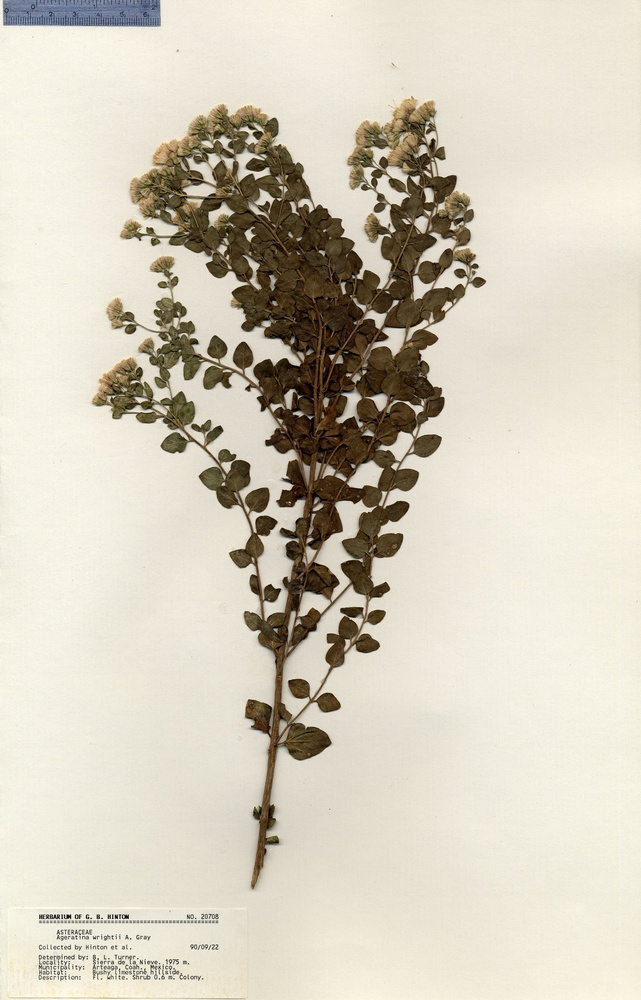
%> input picture SandboxFunctions/POC_Images/Asteraceae_Ageratina_wrightii.jpg, 641 x 1000 px, shrunk from 3283 x 5119 before the run
$ octave --eval "result = ImagePreProcessing(imread('POC_Images/Asteraceae_Ageratina_wrightii.jpg'));"   (GNU Octave 9; MATLAB toolbox functions it lacks are replaced by stand-ins)
%> lines starting %> are read from the running program, lines starting %| are printed output that depends on the picture; in (x1, y1, x2, y2) boxes, pixels count from 0 and x2, y2 are one past the last pixel; in counts of white or black regions, pixels touching at a corner belong together; the program's own positions count from 1
function [Binary,GradMag,Iobrcbr,BinaryCorrected] = ImagePreProcessing(Image)
[~,~,d] = size(Image);
%> d = 3
if d>1
    Image = rgb2gray(Image);
end
Binary = imbinarize(Image);
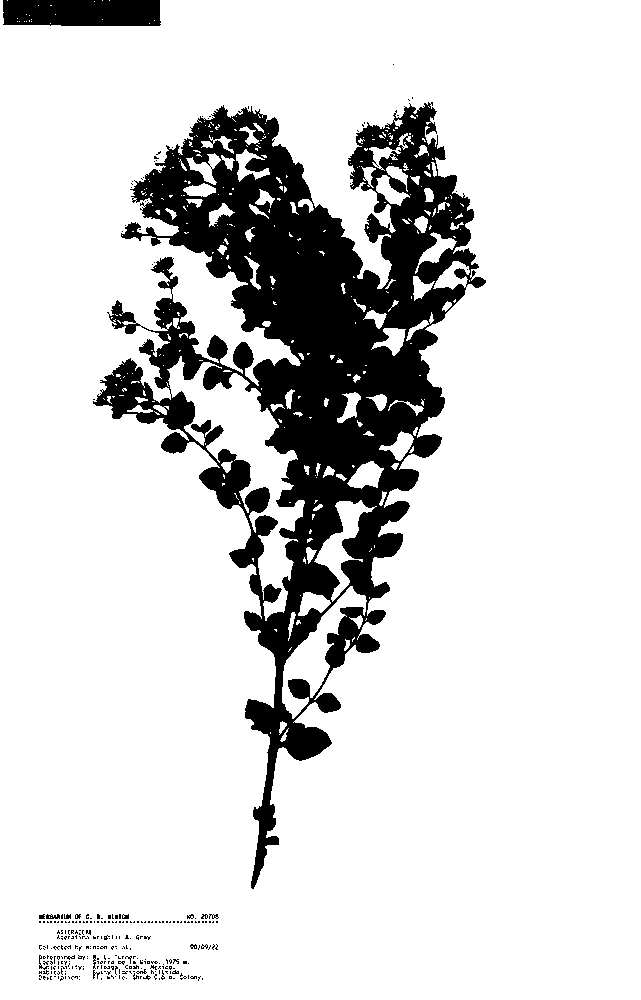
%> Binary: size 1000x641 logical; 84.3% white; 301 black regions (285 under 20 px), largest, box (x1, y1, x2, y2) and area: (93, 102, 486, 889) 94589, (3, 0, 161, 26) 3998, (46, 914, 60, 919) 50
hy = fspecial('sobel');
hx = hy';
Iy = imfilter(double(Image), hy, 'replicate');
Ix = imfilter(double(Image), hx, 'replicate');
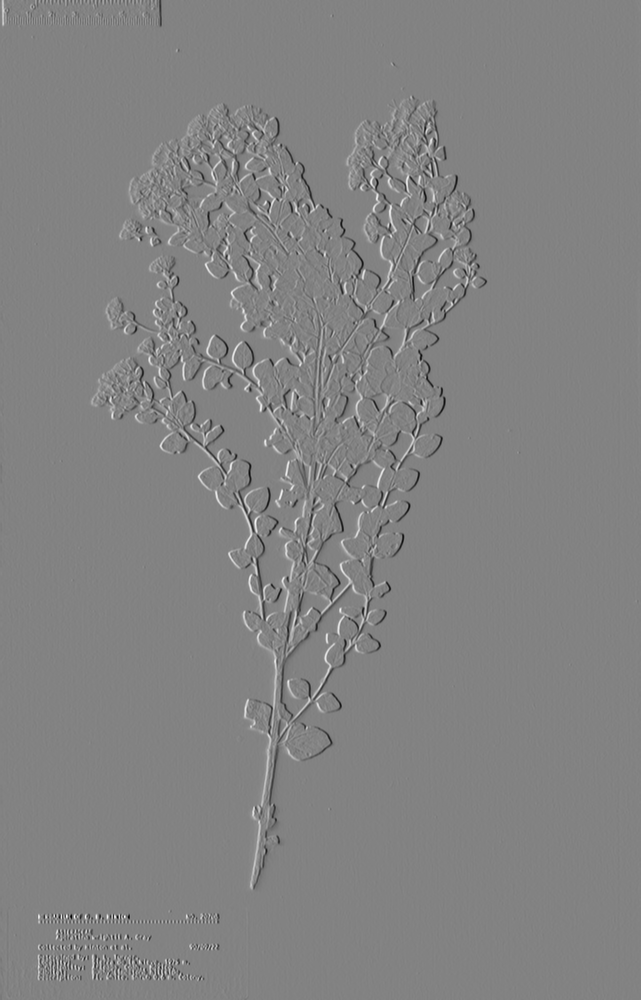
%> Ix: size 1000x641 double; min -856, max 815, mean 0.1; drawn with min black and max white
GradMag = sqrt(Ix.^2 + Iy.^2); % Visualize dendritic structure, some leaf outline based on gradient magnitude
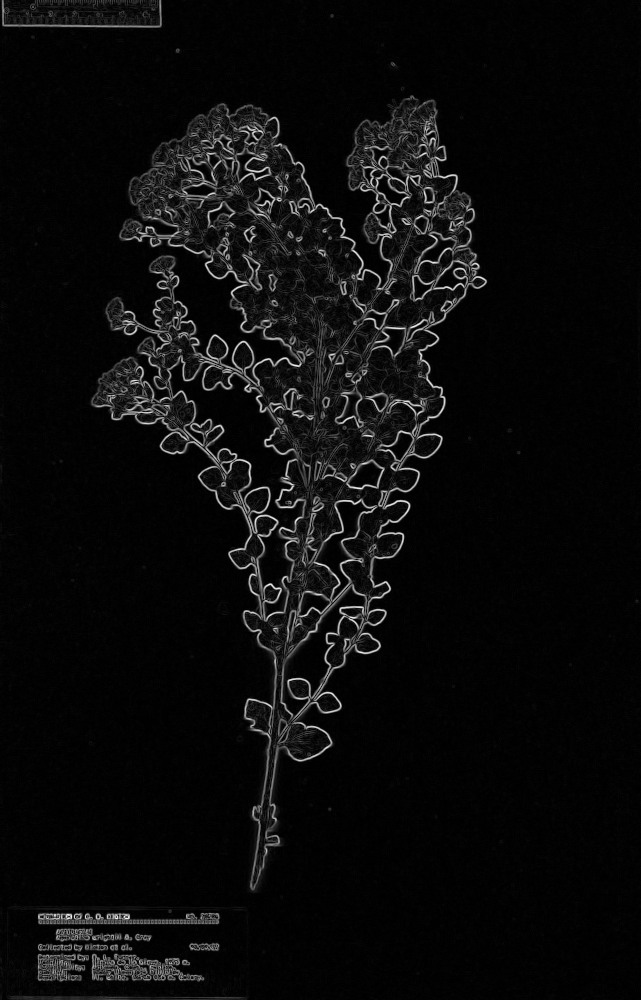
%> GradMag: size 1000x641 double; min 0, max 893.7, mean 41.5; drawn with min black and max white
%GradMag = imcomplement(GradMag)
% Steps to eliminate pixel-sixed holes in binary image
se = strel('disk', 10);
Ie = imerode(Image, se);
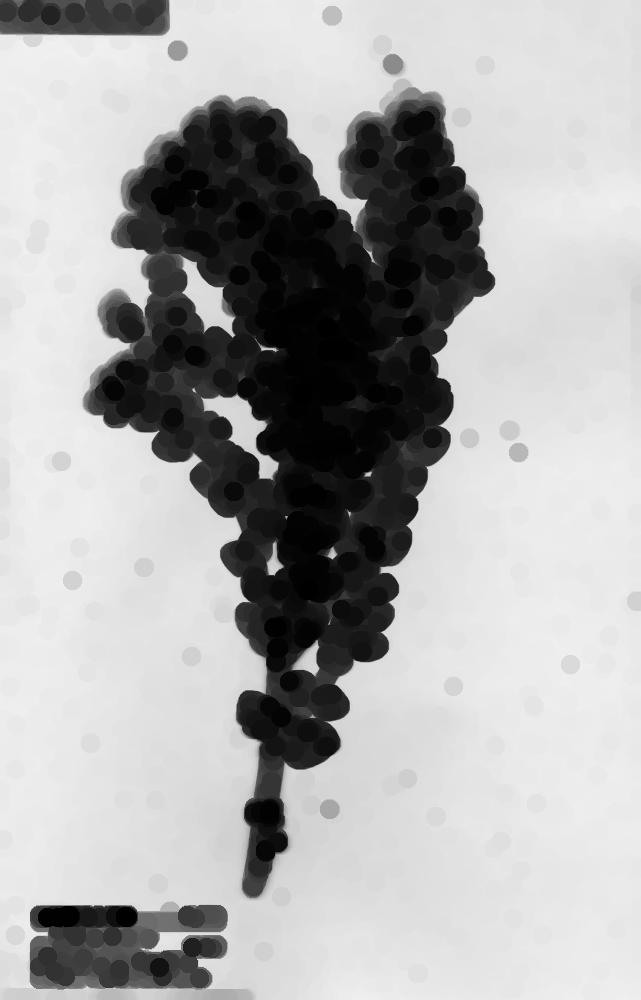
%> Ie: size 1000x641 uint8; min 0, max 241, mean 171.8
Iobr = imreconstruct(Ie, Image);
Iobrd = imdilate(Iobr, se);
Iobrcbr = imreconstruct(imcomplement(Iobrd), imcomplement(Iobr));
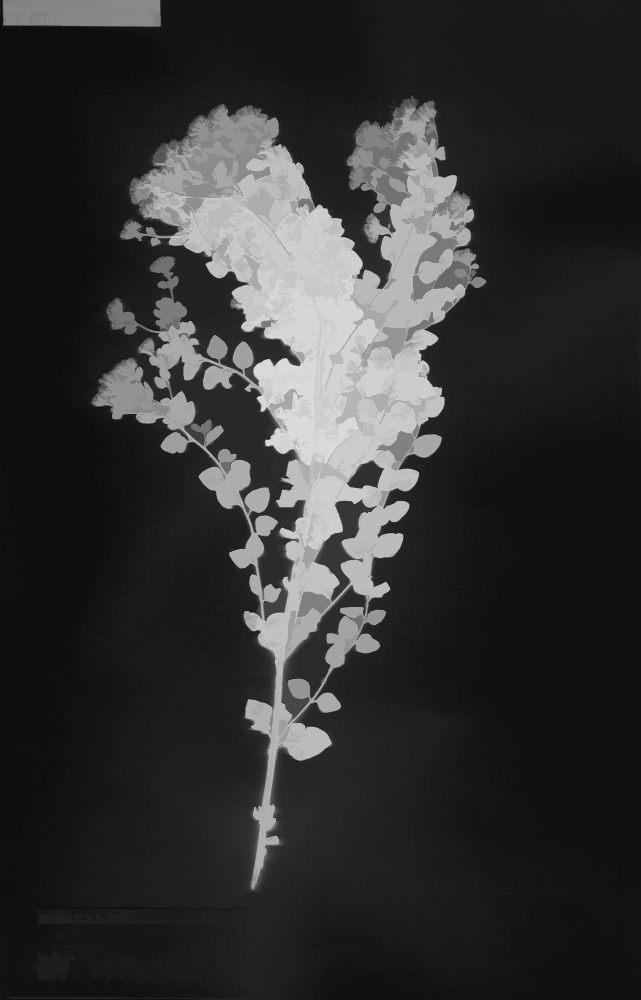
%> Iobrcbr: size 1000x641 uint8; min 14, max 218, mean 50.2
Iobrcbr = imcomplement(Iobrcbr); %Pixel-sezed holes are filled and smoothed retaining original shape
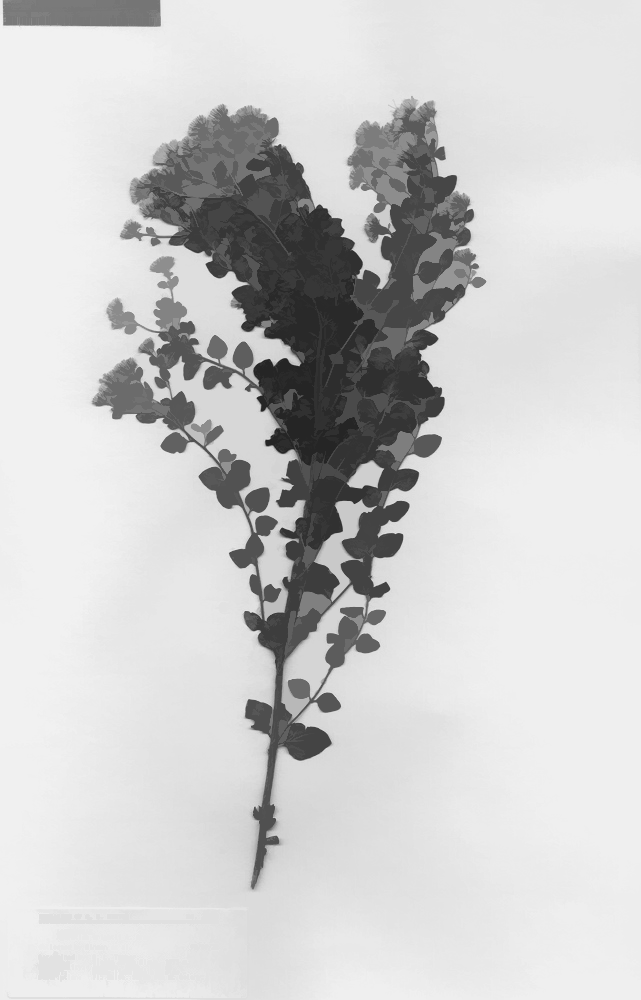
%> Iobrcbr: size 1000x641 uint8; min 37, max 241, mean 204.8
BinaryCorrected = imbinarize(Iobrcbr);
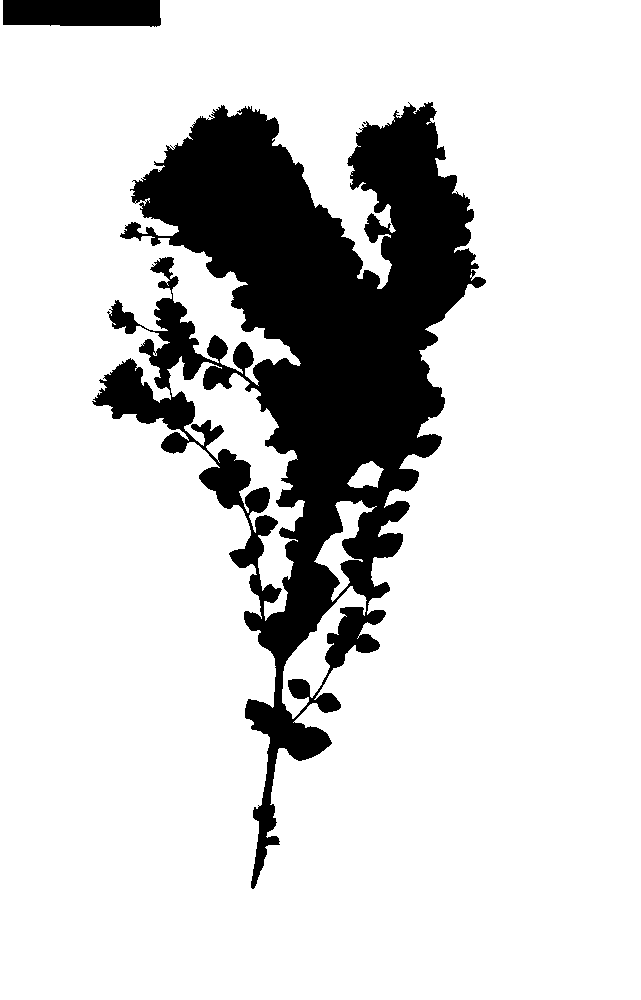
%> BinaryCorrected: size 1000x641 logical; 82.6% white; 2 black regions, box (x1, y1, x2, y2) and area: (92, 102, 486, 889) 107185, (3, 0, 161, 27) 4037

%ImOut = {Binary,GradMag,Iobrcbr,BinaryCorrected};
end

$ run again, on SandboxFunctions/POC_Images/Asteraceae_Grindelia_inornata.jpg
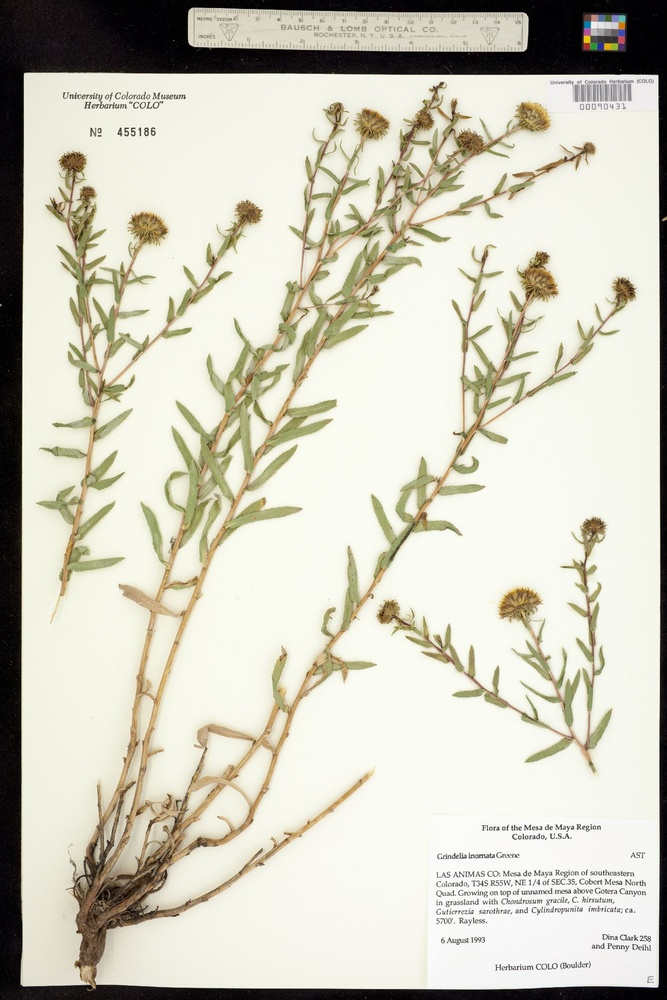
%> input picture SandboxFunctions/POC_Images/Asteraceae_Grindelia_inornata.jpg, 667 x 1000 px, shrunk from 1400 x 2100 before the run
%> in ImagePreProcessing, `Binary = imbinarize(Image);`:
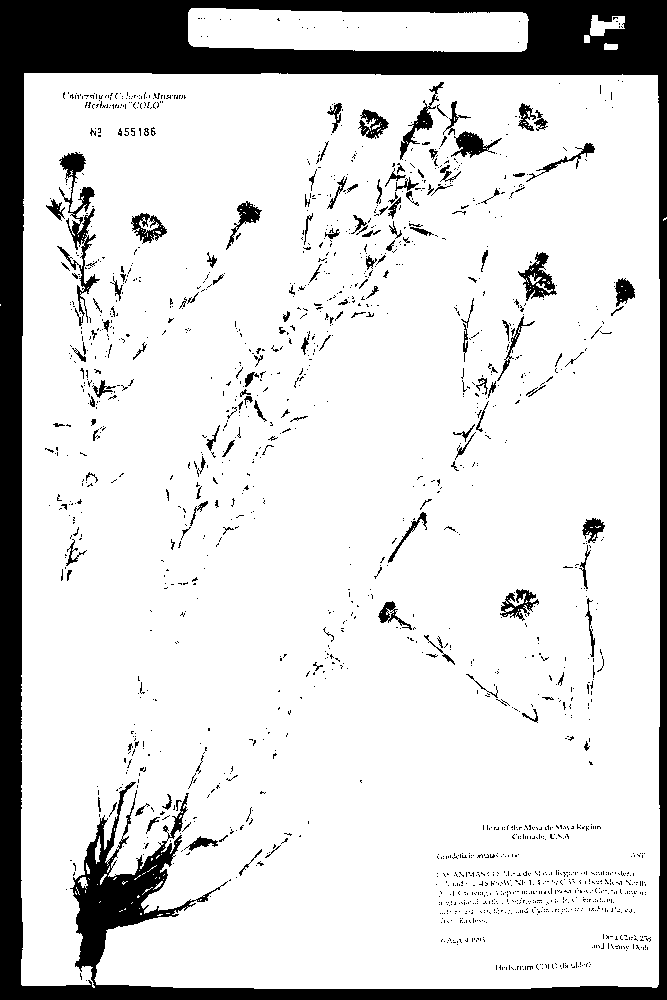
%> Binary: size 1000x667 logical; 85.3% white; 1706 black regions (1555 under 20 px), largest, box (x1, y1, x2, y2) and area: (0, 0, 667, 1000) 78374, (57, 152, 100, 326) 1724, (518, 252, 557, 301) 766
%> in ImagePreProcessing, `BinaryCorrected = imbinarize(Iobrcbr);`:
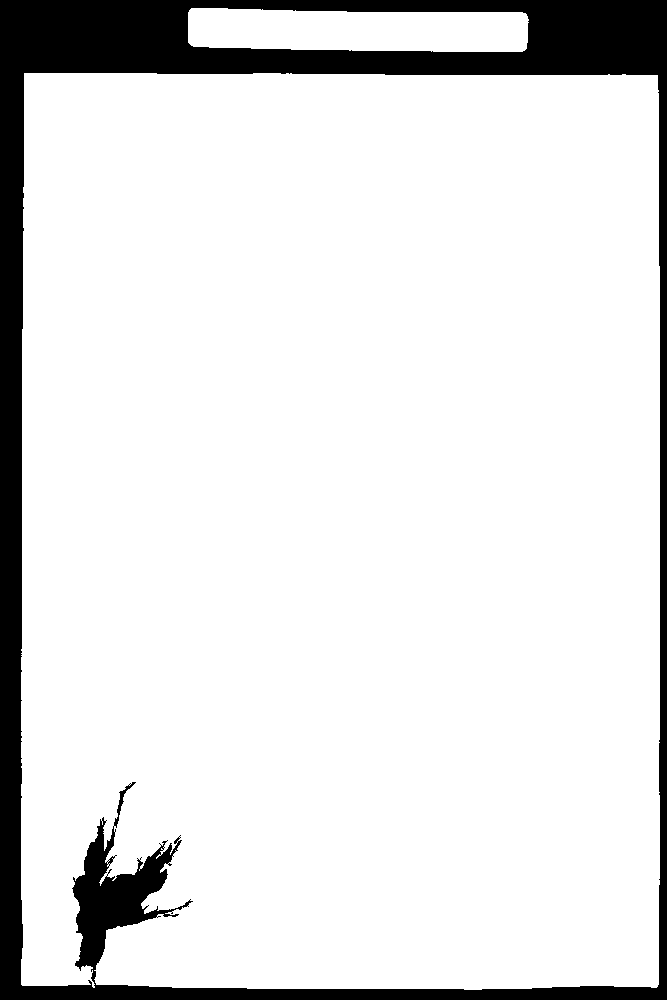
%> BinaryCorrected: size 1000x667 logical; 88.3% white; 1 black region, box (x1, y1, x2, y2) and area: (0, 0, 667, 1000) 78166
